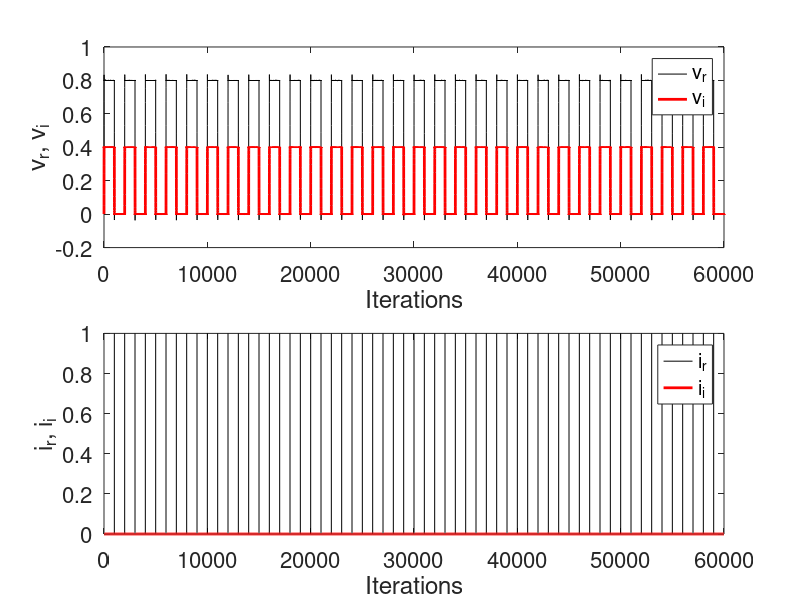
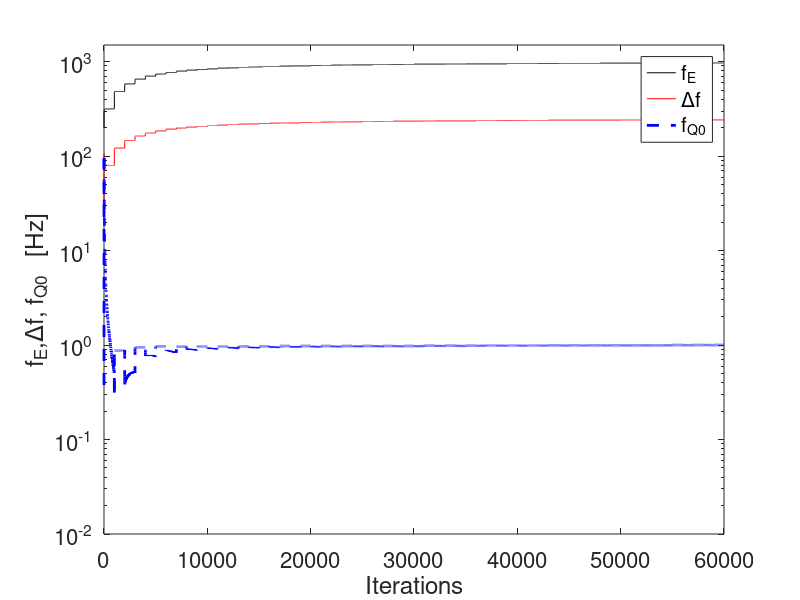
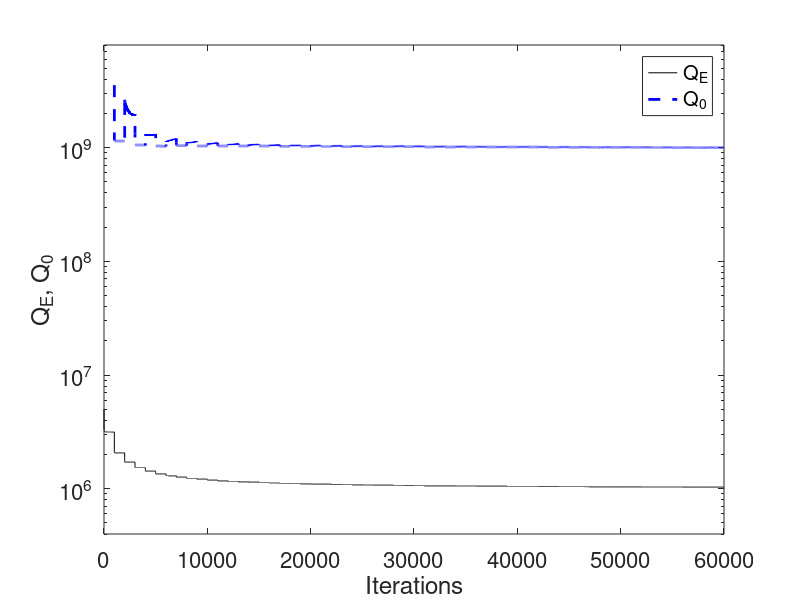
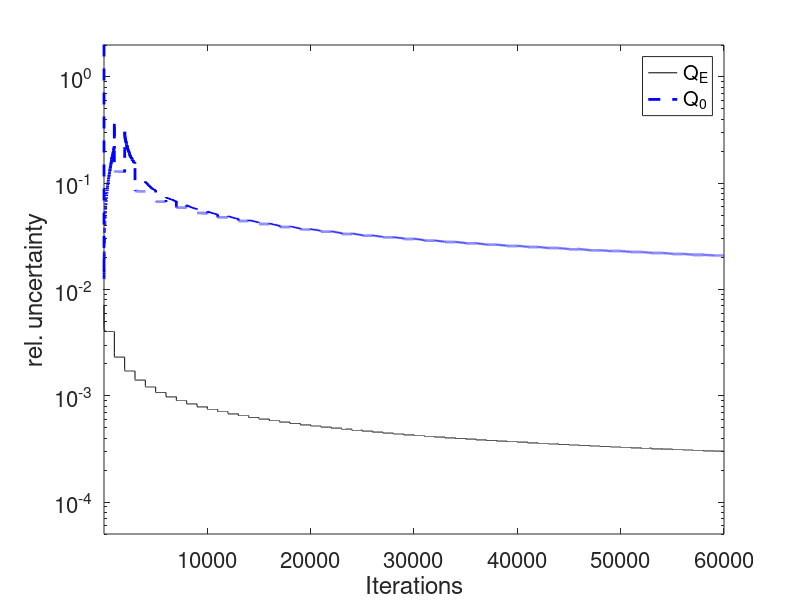

Write the MATLAB code that produced these figures, in order.
% run_sumulation_v4_1.m, V. Ziemann, 231212
% uses the forward signals of the currents
% x=[Vreal;Vimag];   
% u=[Ireal_f,Iimag_f];
clear all; % close all
Nforget=1000000;    % forgetting horizon
alpha=1-1/Nforget;
Npulse=1000;    % negative values turn off pulses
R=1;            % shunt impedance, ensure current and voltage is normalized
sigp=0.0001;    % process noise level
sigm=0.001;     % measurement noise level
omega0=2*pi*1e9;
QE=1e6;                   % external-Q
%QE=8e8;
Q0=1e9;                   % unloaded Q0
QL=1/(1/QE+1/Q0);         % loaded-Q
omega12=omega0/(2*QL);    % bandwidth
omegaE=omega0/QE;         
domega=omega12/2;        % set detuning to half the bandwidth
%domega=0;
if QE<2e8    
  dt=1e-4;        % sample time at 10kHz
  Niter=60000;     % number of iterations
else
  dt=1e-3;
  Niter=10000;     % number of iterations
end
q0=[omega12*dt,domega*dt];   % bandwidth and detuning
qfit=[omegaE*dt,domega*dt,omega0*dt/Q0];
bandwidth=q0(1);
F0=[-q0(1),-q0(2);q0(2),-q0(1)];  % eq. 4, F0=Abar 
Areal=eye(2)+F0;            % eq. 6
Breal=R*omega12*dt*eye(2);  % eq. 1, for generator current, used to drive cavity
if 0 %..............................calibration, set to "1" for Fig.3
  tic
  disp("Forcing detuning to zero!"); beep;
  Areal(1,2)=0; Areal(2,1)=0; % make sure that NO detuning == on-resonance
  alpha=1;
  Niter=1000000;
  xp=sigp*randn(2,1);         % initialize cavity voltage reading, process noise
  x=sigm*randn(2,1);          % measured voltage inside cavity
  u=[1;0];
  for iter=1:Niter % iterate to reach equilibrium
    xpnew=Areal*xp+Breal*u+sigp*randn(size(x)); % cavity dynamics
    xnew=xpnew+sigm*randn(size(x)); 
    xp=xpnew;       % update process voltage in the cavity
  end
  qhat=0;  
  data=zeros(Niter,2);
  pp=1;  % PT for one degree of freedom
  for iter=1:Niter % sysid to determine R
    xpnew=Areal*xp+Breal*u+sigp*randn(size(x)); % cavity dynamics
    xnew=xpnew+sigm*randn(size(x)); 
    u=[1;0]; %+sigm*randn(2,1);
    tmp2=1/(alpha+pp*u'*u);    % sysid for R
    ppnew=tmp2*pp;                        
    qhat=tmp2*(alpha*qhat+pp*u'*xnew);
    xp=xpnew;       % update process voltage in the cavity
    pp=ppnew;
    data(iter,1)=qhat;
    data(iter,2)=pp;
  end
  mm=1:Niter;         % xaxis for plots
  figure(1); clf; %subplot(2,1,1);
    loglog(mm,abs(data(:,1)-1),'k','LineWidth',2);
  %loglog(mm,abs(data(:,1)-1),'k',mm,sigm*sqrt(data(:,2)),'r--','LineWidth',2);
  xlim([1,Niter]); ylim([6e-7,1])
  xlabel('Iterations'); ylabel('\deltaR');
  set(gca,'FontSize',16);
  figure(2); %subplot(2,1,2);
  loglog(mm,data(:,2),'k','LineWidth',2);
  xlim([1,Niter]);
  xlabel('Iterations'); ylabel('P_T'); 
  set(gca,'FontSize',16);
  R=qhat;
  toc
  return
end  % end of calibration
P=eye(3);                   % initial value of pT
qhat=zeros(3,1);            % initial parameter estimate
xp=sigp*randn(2,1);         % initialize cavity voltage reading, process noise
x=sigm*randn(2,1);          % measured voltage inside cavity
data=zeros(Niter,10);       % storage for later plotting
uset=[0;0];                 % generator is off at start
if Npulse>0, disp(['Pulsing with period ',num2str(Npulse)]); beep;  end
eee=0e-2;    % error on R and voltage scale (anti-correlated)
scal=1;      % scale factor that affects voltage and R
%%%%%%%%%%%%%%%%%%%%%%%%%%%%%%%%%%%%%%%%%%%%%%%%%%%%%%%%%%%%
tic
for iter=1:Niter                 % main iteration loop
  %if iter==100, uset=[1;0]; end  % first pulse
  if Npulse>0                    % negative Npulse turns off later pulses
    if mod(iter,Npulse)==1       % pulsed operation
      if uset(1)==0, uset=[1;0]; else, uset=[0;0]; end
    end
  end
  %.........................................cavity dynamics
  u=uset;
  xpnew=Areal*xp+Breal*u+sigp*randn(size(x)); % eq. 2, xp=V
  xnew=scal*xpnew+sigm*randn(size(x));        % xnew=V', add measurement noise
  %...................................system identification
  %up=u*omega12/omegaE;             % forward current I^+ 
  up=u*QE/(2*QL);                   % up=forward current I^+ 
  y=xnew-x;                                       
  G=[-0.5*x(1)+up(1)*R*scal,-x(2),-0.5*x(1);-0.5*x(2)+up(2)*R*scal,x(1),-0.5*x(2)];
  tmp2=eye(3)-P*G'*inv(alpha*eye(2)+G*P*G')*G;    
  Pnew=tmp2*P/alpha;                              
  qhat=tmp2*(qhat+P*G'*y/alpha);
  %.........................................................
  xp=xpnew;       % update process voltage in the cavity
  x=xnew;         % remember measured voltage
  P=Pnew;
  %................................save for later plotting
  data(iter,1)=x(1);       % normalized voltages, measured
  data(iter,2)=x(2);
  data(iter,3)=u(1);       % generator currents
  data(iter,4)=u(2);
  data(iter,5)=qhat(1);    % omegaE*dt
  data(iter,6)=qhat(2);    % detuning
  data(iter,7)=qhat(3);    % omega00*dt
  data(iter,8)=P(1,1);     % covariance matrix diagonals
  data(iter,9)=P(2,2);
  data(iter,10)=P(3,3);  
end
%%%%%%%%%%%%%%%%%%%%%%%%%%%%%%%%%%%%%%%%%%%%%%%%%%%%%%%%%%%%
toc
mm=1:Niter;         % xaxis for plots
mm2=Niter/2:Niter;  % just the second half of the data

if 1    % plot of voltages and currents
  figure(1)
  subplot(2,1,1);
  plot(mm,data(:,1),'k',mm,data(:,2),'r','LineWidth',2);
  xlabel('Iterations'); ylabel('v_r, v_i');
  legend('v_r','v_i')
  %ylim([-4,10.2])
  set(gca,'FontSize',16);
  subplot(2,1,2);
  plot(mm,data(:,3),'k',mm,data(:,4),'r','LineWidth',2);
  xlabel('Iterations'); ylabel('i_r, i_i');
  legend('i_r','i_i')
  set(gca,'FontSize',16);
end

if 1   % evolution of fit parameters
  figure(2); clf
  fac=1/(2*pi*dt);   % convert q-units to Hz
  if QE<2e8   % over-coupled
    semilogy(mm,fac*data(:,5),'k',mm,fac*data(:,6),'r',mm,abs(fac*data(:,7)),'b--','LineWidth',2);
    ylim([0.01,1500])
  else
    plot(mm,fac*data(:,5),'k',mm,fac*data(:,6),'r',mm,fac*data(:,7),'b--','LineWidth',2);
  end
  xlabel('Iterations'); ylabel('f_{E},\Deltaf, f_{Q0}   [Hz]');
  legend('f_{E}','\Deltaf','f_{Q0}');
  set(gca,'FontSize',16);
  %fit_at_end=[data(end,5),data(end,6),data(end,7)]*fac
end

if 1   % evolution of the Q-values
  figure(3); clf
  QQE=omega0*dt./data(:,5);
  QQ0=omega0*dt./data(:,7);
  if QE< 2e8
    semilogy(mm,QQE,'k',mm,QQ0,'b--','LineWidth',2)
    ylim([4e5,8e9])
  else
    plot(mm,QQE,'k',mm,QQ0,'b--','LineWidth',2)
    ylim([6e8,1.2e9])
  end
  xlabel('Iterations'); ylabel('Q_E, Q_0');
  legend('Q_E','Q_0');
  set(gca,'FontSize',16);
  %Q_at_end=omega0*dt./[data(end,5),data(end,7)]*1e-6
  disp(['QE = ',num2str(1e-6*omega0*dt/data(end,5)),'E6,  Q0 = ',num2str(1e-6*omega0*dt/data(end,7)),'E6'])
end
% if QE<2e8
%   figure(5); clf
%   QQ0=abs(omega0*dt./data(:,7));
%   semilogy(mm,QQ0,'b--','LineWidth',2)
%   xlabel('Iterations'); ylabel('Q_0');
%   set(gca,'FontSize',16);
% end

if 1   % error bars
  figure(4); clf %   plot PT
  eb1=sqrt(data(:,8))*sigm;
  eb2=sqrt(data(:,9))*sigm;
  eb3=sqrt(data(:,10))*sigm;
  % semilogy(mm,abs(eb1./data(:,5)),'k',mm,abs(eb2./data(:,6)),'r:', ...
  %  mm,abs(eb3./data(:,7)),'b','LineWidth',2);
  % legend('Q_E','\Delta\omega','Q_0');
  semilogy(mm,abs(eb1./data(:,5)),'k',mm,abs(eb3./data(:,7)),'b--','LineWidth',2);
  ylim([5e-5,2]);
  xlim([1,Niter]); 
  xlabel('Iterations'); ylabel('rel. uncertainty')
  legend('Q_E','Q_0');
  set(gca,'FontSize',16);
end

if 0   % estimation error
  figure(5); clf                  % Plot estimation error
  eb1=sqrt(sigm^2+2*sigp^2)*sqrt(data(:,7)); % empirical error bar of q(1)
  %eb1=sigm*sqrt(pt(mm));
  data(:,1)=abs(data(:,5)-q0(1)); % estimation error of q(1)
  loglog(mm,data(:,1),'k',mm,eb1,'b-.','LineWidth',2);
  xlim([1,Niter]); ylim([7e-7,2*max(data(:,5))])
  xlabel('Iterations'); ylabel('Estimation error |a_T(1)|')
  legend('Simulation','Errorbars');
  set(gca,'FontSize',16);
end
